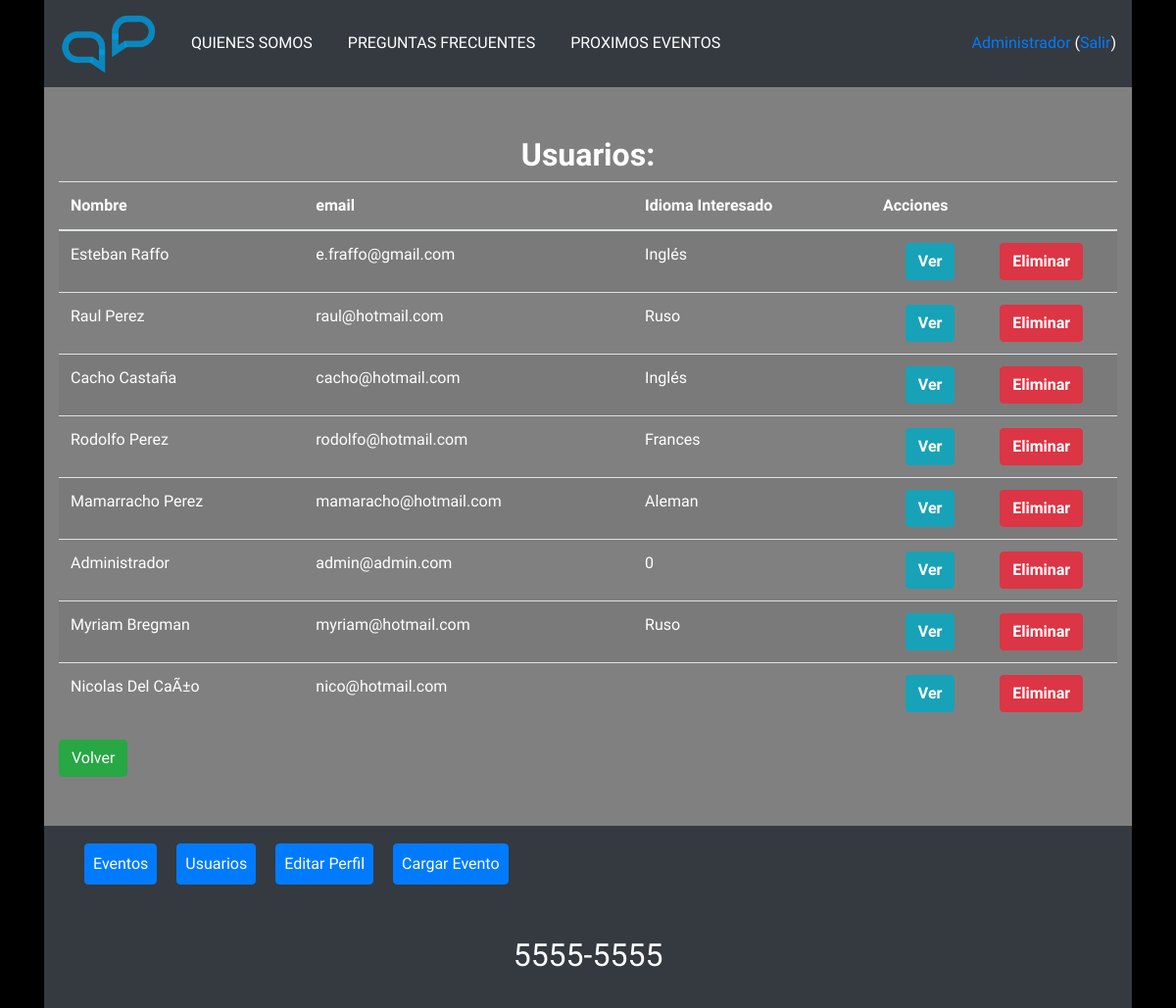
The page /VerUsuarios.php (signed in) on the database as committed earlier.
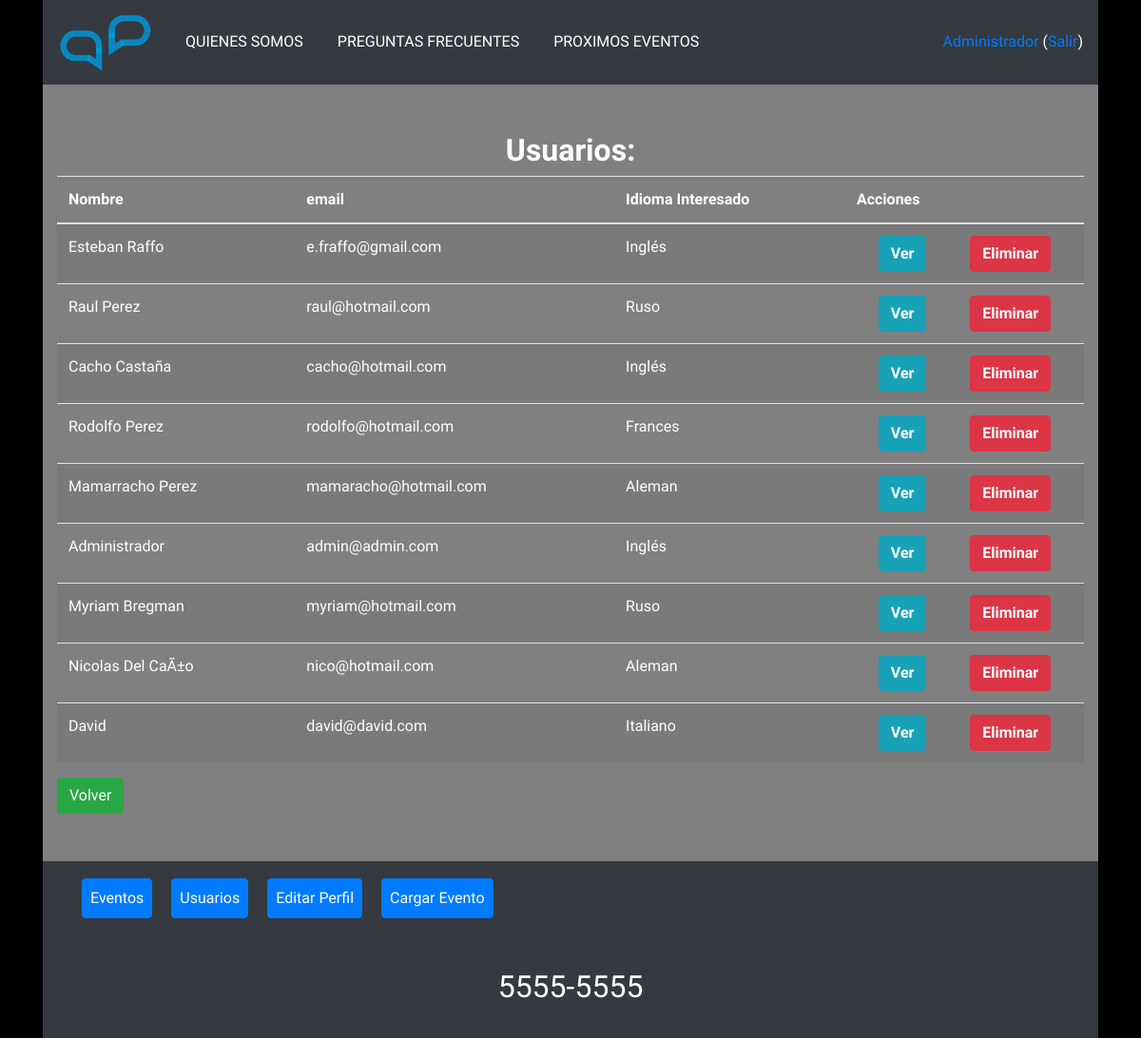
The same page on the database as committed later.
### tables this page shows
CREATE TABLE `users` (
  `id` int(10) NOT NULL AUTO_INCREMENT,
  `name` varchar(255) NOT NULL,
  `email` varchar(190) NOT NULL,
  `password` varchar(255) NOT NULL,
  `age` int(10) NOT NULL,
  `telephone` varchar(255) NOT NULL,
  `country` varchar(255) NOT NULL,
  `website` varchar(100) NOT NULL,
  `message` varchar(100) DEFAULT NULL,
  `sex` varchar(100) NOT NULL,
  `language` varchar(100) NOT NULL,
  `role_id` int(11) DEFAULT NULL,
  `created_at` timestamp NULL DEFAULT NULL,
  `updated_at` timestamp NULL DEFAULT NULL,
  `photo` varchar(255) DEFAULT NULL,
  PRIMARY KEY (`id`),
  UNIQUE KEY `users_email_unique` (`email`)
);

### funciones.php (called while the page is built, shortened)
<?php
	require_once('Clases/MySQL_DB.php');
	require_once('Clases/Modelo.php');
	require_once("Clases/Usuarios.php");
	require_once("Clases/usuario.php");
  if(isset($_SESSION['id'])) {
		$usuario = traerUsuarioPorId($_SESSION['id']);
	} else {
		$usuario = null;
	}
	function estaLogueado() {
		return isset($_SESSION['id']);
	}
	function traerUsuarioPorId($id){
		$unUsuario = new usuario(null, null);
		$unUsuario->find($id);
		if($unUsuario){
			return $unUsuario;
		}
		return false;
	}
	function dbConnect(){
		$ruta = 'mysql:host=localhost; dbname=tpi_db; charset=utf8; port=3306';
		$usuario = 'root';
		$password = 'root';
		$opciones = array(PDO::MYSQL_ATTR_INIT_COMMAND => "SET NAMES utf8");
		try {
			$conn = new PDO($ruta, $usuario, $password, $opciones);
			$conn->setAttribute(PDO::ATTR_ERRMODE, PDO::ERRMODE_EXCEPTION);
			return $conn;
		}
		catch( PDOException $ErrorEnConexion ) {
			echo "Error DB, dbConnect(): ".$ErrorEnConexion->getMessage();
			return false;
		}
	}

### Clases/MySQL_DB.php (called while the page is built, shortened)
<?php
class MySQL_DB extends DB
{
  protected $conn;
  public function __construct($conn){
    if($conn){
      $this->conn = $conn;
    }else{
      try {
        $this->conn = new PDO('mysql:host=localhost; dbname=tpi_db; charset=utf8; port=3306', 'root', 'root', array(PDO::MYSQL_ATTR_INIT_COMMAND => "SET NAMES utf8"));
        $this->conn->setAttribute(PDO::ATTR_ERRMODE, PDO::ERRMODE_EXCEPTION);
      } catch (Exception $e) {
        echo $e->getMessage();
        exit;
      }
    }
  }
  public function select($tabla, $columnas, $modelo){
    $campos = '';
    foreach ($columnas as $value) {
      if (in_array($value, $modelo->columns)) {
        $campos .= $value . ',';
      }
    }
    $campos = trim($campos, ',');
    $sql = 'select '.$campos.' from '.$tabla;
    try {
      $ConsultaALaBase = $this->conn->prepare($sql);
      $ConsultaALaBase->execute();
    } catch (Exception $e) {
      $e->getMessage();
    }
    return $ConsultaALaBase->fetchAll(PDO::FETCH_ASSOC);
  }
  public function find($tabla, $id)
  {
    $sql = 'select * from '.$tabla.' where id = :id';
    try {
      $stmt = $this->conn->prepare($sql);
      $stmt->bindValue(':id', $id);
      $stmt->execute();
    } catch(Exception $e) {
      echo "Error MySQL_DB->find();\n";
      $e->getMessage();
      exit;
    }
    return $stmt->fetch(PDO::FETCH_ASSOC);
  }
}

### Clases/Modelo.php (called while the page is built, shortened)
<?php
class Modelo
{
  public $table;
  public $columns;
  public $datos;
  protected $db;
  public function __construct($datos=[], $conn)
  {
    $this->datos = $datos;
    $this->db = new MySQL_DB($conn);
  }
  public function getAttr($attr)
  {
    return isset($this->datos[$attr]) ? $this->datos[$attr] : null;
  }
  public function setAttr($attr, $value)
  {
    $this->datos[$attr] = $value;
  }
  public function select(){
    return $this->db->select($this->table, $this->columns, $this);
  }
  public function find($id){
    $reg = $this->db->find($this->table, $id);
  }
}

### Clases/Usuarios.php (called while the page is built, shortened)
<?php
  class Usuarios {
    public static $TodosLosUsuarios;
    public static function ObtenerTodos() {
      if (!isset(self::$TodosLosUsuarios)) {
        $UsuariosADevolver = array();
        if(!($conn = dbConnect())) {
          echo "Conexión fallida. Usuarios::ObtenerTodos.";
          exit;
        }
        $unUsuario = new usuario(null, $conn);
        $Registros = $unUsuario->select();
        foreach($Registros as $unRegistro) {
        		$unUsuario = new usuario($unRegistro, $conn);
            $UsuariosADevolver[] = $unUsuario;
        }
        self::$TodosLosUsuarios = $UsuariosADevolver;
      } else {
        $UsuariosADevolver = self::$TodosLosUsuarios;
      }
      return $UsuariosADevolver;
    }
  }
?>

### Clases/usuario.php (called while the page is built, shortened)
<?php
  class usuario extends Modelo{
    public function getName(){
       return $this->getAttr('name');
    }
    public function getEmail(){
       return $this->getAttr('email');
    }
    public function getLanguage(){
      return $this->getAttr('language');
    }
    public function isAdmin() {
      return $this->getAttr('role_id') == 1;
    }
  }
?>

### VerUsuarios.php (the view, shortened to what this page needs)
<?php
  require_once("funciones.php");
  $TodosLosUsuarios = Usuarios::ObtenerTodos();
?>
<?php $TituloPagina = "Listado de usuario"; include 'header.php'; ?>
<h1>Usuarios:</h1>
<table class="table table-striped table-hover">
  <thead>
    <tr>
      <th>Nombre</th>
      <th>email</th>
      <th>Idioma Interesado</th>
      <th>Acciones</th>
    </tr>
  </thead>
  <tbody>
    <?php foreach($TodosLosUsuarios as $unUsuario): ?>
    <tr>
      <td><?=$unUsuario->getName();?></td>
      <td><?=$unUsuario->getEmail();?></td>
      <td><?=$unUsuario->getLanguage();?></td>
      <td>
        <div class="d-flex justify-content-around">
          <form class="" action="UsuarioDetalle.php" method="get">
            <button type="submit" class="btn btn-info" name="">
              <span><strong>Ver</strong></span>
            </button>
          </form>
          <?php if ($usuario->isAdmin()): ?>
            <form class="" action="deleteUser.php" method="post">
                <button type="submit" class="btn btn-danger" name="">
                  <span><strong>Eliminar</strong></span>
                </button>
            </form>
          <?php endif; ?>
        </div>
      </td>
    </tr>
    <?php endforeach; ?>
  </tbody>
</table>
<a class="btn btn-success" href="perfil.php">Volver</a>
<?php include 'footer.php'; ?>

### header.php (shortened to what this page needs)
<?php require_once("funciones.php"); ?>
<!DOCTYPE html>
<html>
  <head>
    <link rel="stylesheet" href="css/styles.css">
  </head>
  <body>
    <div class="container">
      <nav class="navbar navbar-expand-lg navbar-dark bg-dark">
        <a href="index.php" class="navbar-brand">
          <img class="logo" src="images/Logo.png">
        </a>
        <div class="collapse navbar-collapse" id="navbarSupportedContent">
          <ul class="navbar-nav mr-auto mt-2 mt-lg-0">
            <li class="nav-item active"><a href="quienesSomos.php" class="nav-link">QUIENES SOMOS</a></li>
            <li class="nav-item active"><a href="preguntasFrecuentes.php" class="nav-link">PREGUNTAS FRECUENTES</a></li>
            <li class="nav-item active"><a href="VerEventos.php" class="nav-link">PROXIMOS EVENTOS</a></li>
          </ul>
          <div>
            <?php if(estaLogueado()): ?>
              <a href=perfil.php><?= $usuario->getAttr('name') ?> </a>
              (<a href=logout.php>Salir</a>)
            <?php else: ?>
              <a href=registracion.php><ion-icon name="person"></ion-icon>Registrar</a>
              <a href=login.php><ion-icon name="log-in"></ion-icon> Ingresar</a>
            <?php endif;?>
          </div>
        </div>
      </nav>
      <div class="row">
        <div class="col-sm cuerpo color-cuerpo">

### footer.php (shortened to what this page needs)
</div>
</div>
<nav class="navbar navbar-expand-lg navbar-dark bg-dark">
  <div class="col-sm">
    <?php if($usuario):?>
      <div>
        <ul class="navbar-nav mr-auto mt-2 mt-lg-0">
          <li class="nav-item active"><a href="VerEventos.php" class="nav-link btn btn-primary">Eventos</a></li>
          <li class="nav-item active"><a href="VerUsuarios.php" class="nav-link btn btn-primary">Usuarios</a></li>
          <li class="nav-item active"><a href="EditarUsuario.php" class="nav-link btn btn-primary">Editar Perfil</a></li>
          <?php if($usuario->isAdmin()): ?>
            <li class="nav-item active"><a href="CrearEvento.php" class="nav-link btn btn-primary">Cargar Evento</a></li>
          <?php endif; ?>
        </ul>
      </div>
    <?php endif; ?>
  </div>
</nav>
<div class="row">
  <div class="col-sm">
    <footer class="footer bg-dark">
      <ion-icon name="call"></ion-icon> 5555-5555
    </footer>
  </div>
</div>
</div>
</body>
</html>

### css/styles.css (style rules this page uses)
* { box-sizing: border-box; }
body { background-color: black; font-family: 'PT Sans Narrow', sans-serif; color: white; }
.footer { background-color: #000000; color: #ffffff; text-decoration: none; padding: 30px; text-align: center; font-size: 2em; }
.cuerpo { padding: 50px 15px; margin: 0px 15px 0px 15px; }
.color-cuerpo { background-color: grey; color: white; }
.logo { max-width: 100px; }
h1 { font-family: 'Pattaya', sans-serif; font-weight: bolder; font-size: 2em; text-align: center; }
ul { padding: 0px; }
li { margin: 10px; padding: 0px; list-style: none; border-radius: 10px; }
a { text-decoration: none; }
::placeholder { color: white; }

Rows that differ between the two databases and show on the page:
changed users "Administrador": language "0" → "Inglés"
changed users "Nicolas Del CaÃ±o": language (not shown) → "Aleman"
added users: name "David", email "david@david.com", language "Italiano"
